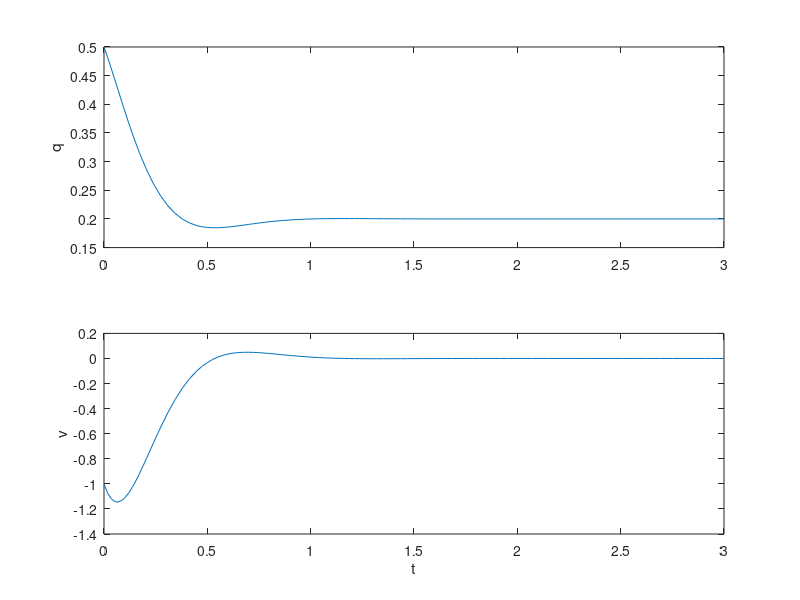

The MATLAB script that drew this image:

function contact_transition_demo
    m = 1.0; g = 9.81; e = 0.2;
    x0 = [0.5; -1.0];  % initial [q; v]
    tspan = [0 3];

    opts = odeset('Events', @(t, x) impactEvent(t, x));
    [t, x] = ode45(@(t, x) dynamics(t, x, m, g), tspan, x0, opts);

    % If an impact occurs, apply reset and continue (simple loop)
    tAll = t; xAll = x;
    while t(end) < tspan(2)
        xImpact = x(end, :).';
        if xImpact(1) == 0 && xImpact(2) < 0
            xImpact(2) = -e * xImpact(2); % velocity reset
        end
        tspan2 = [t(end) tspan(2)];
        [t, x, te, xe, ie] = ode45(@(t, x) dynamics(t, x, m, g), ...
                                   tspan2, xImpact, opts);
        tAll = [tAll; t(2:end)];
        xAll = [xAll; x(2:end, :)];
        if isempty(te)
            break;
        end
    end

    figure;
    subplot(2, 1, 1); plot(tAll, xAll(:, 1)); ylabel('q');
    subplot(2, 1, 2); plot(tAll, xAll(:, 2)); ylabel('v'); xlabel('t');

end

function dx = dynamics(t, x, m, g)
    q = x(1); v = x(2);
    tau = pd_control(q, v, 0.2, 0.0, m, g);
    a = (tau - m * g) / m;
    dx = [v; a];
end

function [value, isterminal, direction] = impactEvent(t, x)
    q = x(1); v = x(2);
    value = q;          % detect q = 0
    isterminal = 1;     % stop integration
    direction = -1;     % only when crossing downward
end

function tau = pd_control(q, v, q_des, v_des, m, g)
    kp = 50; kd = 10;
    tau_g = m * g;
    tau_pd = -kp * (q - q_des) - kd * (v - v_des);
    tau = tau_g + tau_pd;
end
